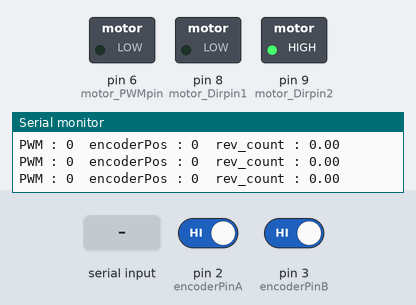
Recording of a sketch running on a simulated Arduino Uno, built with avr-gcc and run on an emulated ATmega328P. On the bench: switched loads named in the sketch (green lamp = pin HIGH), the last lines printed to the serial monitor. The inputs (shaded band) are chosen by the test bench; at power-on: pin 2 (encoderPinA) HIGH, pin 3 (encoderPinB) HIGH.

Above: at 1.2 s.
1.3 s: "90,45\n" received over Serial
At 2.5 s:
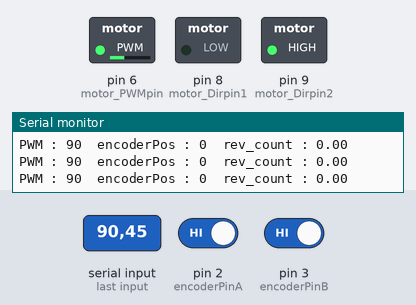
2.8 s: "30,150\n" received over Serial
At 3.7 s:
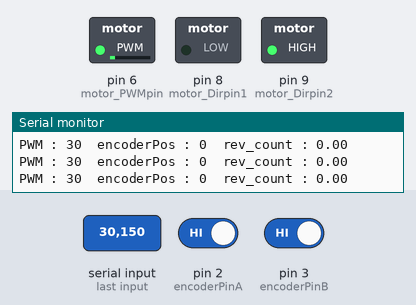
4.3 s: "200\n" received over Serial
At 4.9 s:
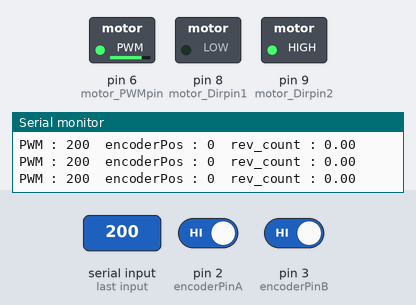
5.8 s: "90\n" received over Serial
At 6.1 s:
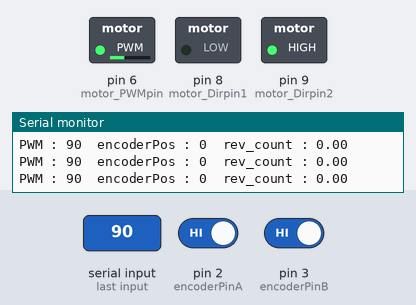
Timing chart, 0 to 8.3 s (numbered marks = the images above; inputs shaded):
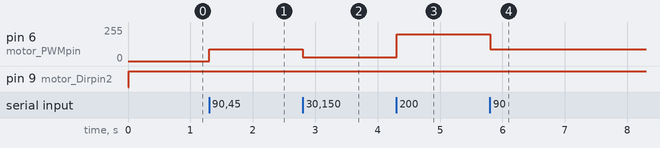

The sketch:

3_2_Motor_Driver2.ino
```cpp
#include <Arduino.h>

///MCU TIMER///
uint16_t MCU_TIMER_start;
#define MCU_CONTROL_RATE 10

void timer_loop(unsigned int mcu_ms)
{
  while((uint16_t)millis()-MCU_TIMER_start <=mcu_ms);
  MCU_TIMER_start = (uint16_t)millis();
}

const int motor_PWMpin = 6; // L298 Input ENA
const int motor_Dirpin1 = 8; // L298 Input 1
const int motor_Dirpin2 = 9; // L298 Input 2

const int encoderPinA = 2;
const int encoderPinB = 3;

int encoderPos = 0;

float motorDeg;
const float ratio = 360./10./12.; // 실제 각도 = 360도 / 기어비 / 틱

String PWM_data = "";
int PWM_value = 0;

void doEncoderA() { encoderPos +=(digitalRead(encoderPinA)==digitalRead(encoderPinB))?1:-1;}
void doEncoderB() { encoderPos +=(digitalRead(encoderPinA)==digitalRead(encoderPinB))?-1:1;}

void doMotor(bool dir, uint16_t vel)
{
  digitalWrite(motor_Dirpin1, !(dir));
  digitalWrite(motor_Dirpin2, dir);
  analogWrite(motor_PWMpin, min(vel,255));
}
void setup() {
  pinMode(encoderPinA, INPUT);
  attachInterrupt(0, doEncoderA, CHANGE); // 1개 : 6틱
  pinMode(encoderPinB, INPUT);
  attachInterrupt(1, doEncoderB, CHANGE); // 2개 : 12틱
  pinMode(motor_Dirpin1, OUTPUT);
  pinMode(motor_Dirpin2, OUTPUT);
  Serial.begin(115200);
}

void loop() {
  timer_loop(MCU_CONTROL_RATE);
  if(Serial.available()){
    PWM_data = Serial.readStringUntil('\n');
    PWM_value = PWM_data.toInt();
  }

  motorDeg= float(encoderPos)*ratio;
  if(motorDeg>=3600) PWM_value = 0;

  doMotor((PWM_value >=0) ? HIGH : LOW, min(abs(PWM_value),255));
  Serial.print("PWM : ");
  Serial.print(PWM_value);
  Serial.print("  encoderPos : ");
  Serial.print(encoderPos);
  Serial.print("  rev_count : ");
  Serial.println(motorDeg/360.);
}
```

Measured:
- after the input at 1.3 s, pin 6 (motor_PWMpin): 0/255 → 90/255 at once
- after the input at 2.8 s, pin 6 (motor_PWMpin): 90/255 → 30/255 at once
- after the input at 4.3 s, pin 6 (motor_PWMpin): 30/255 → 200/255 at once
- after the input at 5.8 s, pin 6 (motor_PWMpin): 200/255 → 90/255 at once
